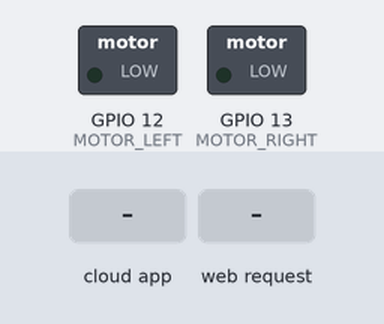
The sketch below on a simulated ESP32. Shown: switched loads named in the sketch (green lamp = pin HIGH). The inputs (shaded band) are chosen by the test bench. WiFi joins after 1.5 s; servers stay silent unless stated; the camera gives no picture; the Firebase database answers and starts empty; what the sketch prints to the serial monitor is not drawn.

Above: at 5.3 s.
5.4 s: the phone or cloud app sets distance to 25
At 7.0 s:
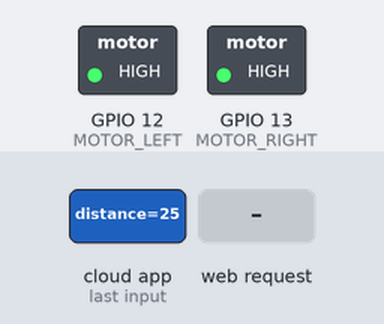
8.7 s: the phone or cloud app sets distance to 0
At 9.4 s:
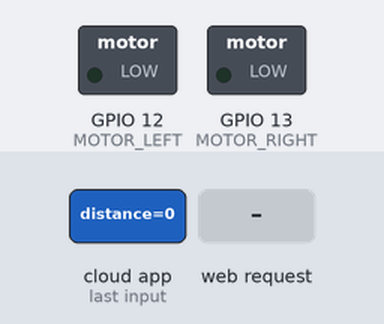
10.5 s: the phone or cloud app sets distance to 50
At 11.5 s:
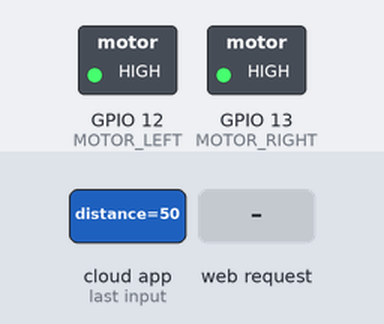
15.1 s: HTTP request GET /vibrate received
At 16.1 s:
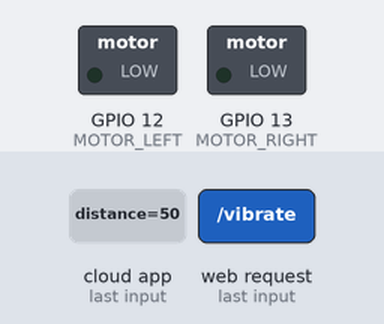
Timing chart, 0 to 18.0 s (numbered marks = the images above; inputs shaded):
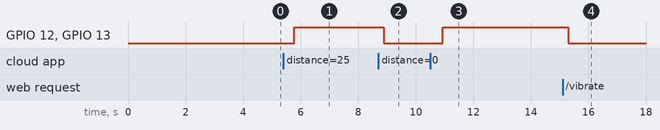

Measured:
- after the input at 5.4 s, GPIO 12 (MOTOR_LEFT), GPIO 13 (MOTOR_RIGHT): LOW → HIGH after 0.38 s
- after the input at 8.7 s, GPIO 12 (MOTOR_LEFT), GPIO 13 (MOTOR_RIGHT): HIGH → LOW after 0.18 s
- after the input at 10.5 s, GPIO 12 (MOTOR_LEFT), GPIO 13 (MOTOR_RIGHT): LOW → HIGH after 0.43 s
- after the input at 15.1 s, GPIO 12 (MOTOR_LEFT), GPIO 13 (MOTOR_RIGHT): HIGH → LOW after 0.20 s

The sketch:

esp32cam_NEW.ino
```cpp
#include <WiFi.h>
#include <Firebase_ESP_Client.h>
#include <WebServer.h>
#include <ESPmDNS.h>
#include "esp_camera.h"
#include "soc/soc.h"
#include "soc/rtc_cntl_reg.h"

// ================= WIFI =================
#define WIFI_SSID "enumatechz"
#define WIFI_PASSWORD "3numaTechn0l0gy"

// ================= FIREBASE =================
#define DATABASE_URL "https://senavision-id-default-rtdb.asia-southeast1.firebasedatabase.app/"
#define DATABASE_LEGACY_TOKEN "cY0AwFCw41qXIab0t3f4lU2P4exj376pxAiiDe6J"

FirebaseData fbdo;
FirebaseAuth auth;
FirebaseConfig config;

// ================= PIN MOTOR =================
#define MOTOR_LEFT 12
#define MOTOR_RIGHT 13

// ================= THRESHOLD =================
#define DISTANCE_THRESHOLD 150

float lastDistance = 999.0;
bool motorActive = false;

// ================= WEB SERVER =================
WebServer server(80);

// ================= CAMERA CONFIG =================
camera_config_t camera_config = {
  .pin_pwdn = 32,
  .pin_reset = -1,
  .pin_xclk = 0,
  .pin_sscb_sda = 26,
  .pin_sscb_scl = 27,
  .pin_d7 = 35,
  .pin_d6 = 34,
  .pin_d5 = 39,
  .pin_d4 = 36,
  .pin_d3 = 21,
  .pin_d2 = 19,
  .pin_d1 = 18,
  .pin_d0 = 5,
  .pin_vsync = 25,
  .pin_href = 23,
  .pin_pclk = 22,
  .xclk_freq_hz = 20000000,
  .ledc_timer = LEDC_TIMER_0,
  .ledc_channel = LEDC_CHANNEL_0,
  .pixel_format = PIXFORMAT_JPEG,
  .frame_size = FRAMESIZE_QVGA,
  .jpeg_quality = 12,
  .fb_count = 2
};

// ================= CORS HANDLERS =================
void sendCORS() {
  // CRITICAL: Send CORS headers for cross-origin requests
  // This allows browser to read response data (blob, image data, etc.)
  server.sendHeader("Access-Control-Allow-Origin", "*");
  server.sendHeader("Access-Control-Allow-Methods", "GET, POST, OPTIONS");
  server.sendHeader("Access-Control-Allow-Headers", "Content-Type, Cache-Control");
  server.sendHeader("Access-Control-Expose-Headers", "Content-Type, Content-Length");
  // Allow browser to cache response if needed
  server.sendHeader("Cache-Control", "no-cache, no-store, must-revalidate");
  server.sendHeader("Pragma", "no-cache");
  server.sendHeader("Expires", "0");
}

void handleOptions() {
  sendCORS();
  server.send(200);
}

// ================= MOTOR CONTROL =================
void updateMotorControl(int cmd, int pwmL, int pwmR) {
  FirebaseJson json;
  json.set("cmd", cmd);
  json.set("pwmL", pwmL);
  json.set("pwmR", pwmR);
  Firebase.RTDB.setJSON(&fbdo, "/motor", &json);
}

void controlMotor(bool activate) {
  if (activate && !motorActive) {
    digitalWrite(MOTOR_LEFT, HIGH);
    digitalWrite(MOTOR_RIGHT, HIGH);
    motorActive = true;
    updateMotorControl(1, 255, 255);
    Serial.println("📳 Motor ON (Object dekat)");
  }
  else if (!activate && motorActive) {
    digitalWrite(MOTOR_LEFT, LOW);
    digitalWrite(MOTOR_RIGHT, LOW);
    motorActive = false;
    updateMotorControl(0, 0, 0);
    Serial.println("⏹️ Motor OFF");
  }
}

// ================= VIBRATION HANDLER =================
void handleVibrate() {
  sendCORS();

  // Parse parameters
  String direction = server.arg("direction");
  String durationStr = server.arg("duration");
  String patternStr = server.arg("pattern");

  // Handle pattern vibration (Mario pattern, etc.)
  if (patternStr.length() > 0) {
    // Parse pattern: "125,75,125,275,..."
    int pattern[20]; // Max 20 values
    int patternCount = 0;
    int startIdx = 0;

    for (int i = 0; i <= patternStr.length() && patternCount < 20; i++) {
      if (i == patternStr.length() || patternStr.charAt(i) == ',') {
        if (i > startIdx) {
          pattern[patternCount] = patternStr.substring(startIdx, i).toInt();
          patternCount++;
        }
        startIdx = i + 1;
      }
    }

    // Execute pattern
    for (int i = 0; i < patternCount; i += 2) {
      int onDuration = pattern[i];
      int offDuration = (i + 1 < patternCount) ? pattern[i + 1] : 0;

      // Control motor based on direction
      if (direction == "left" || direction == "both" || direction.length() == 0) {
        digitalWrite(MOTOR_LEFT, HIGH);
      }
      if (direction == "right" || direction == "both" || direction.length() == 0) {
        digitalWrite(MOTOR_RIGHT, HIGH);
      }

      delay(onDuration);

      digitalWrite(MOTOR_LEFT, LOW);
      digitalWrite(MOTOR_RIGHT, LOW);

      if (offDuration > 0 && i + 1 < patternCount) {
        delay(offDuration);
      }
    }

    Serial.printf("📳 Vibration pattern executed: %s (direction: %s)\n", patternStr.c_str(), direction.length() > 0 ? direction.c_str() : "both");
    server.send(200, "text/plain", "OK");
    return;
  }

  // Handle simple duration vibration
  int duration = durationStr.toInt();
  if (duration <= 0) duration = 200; // Default 200ms

  // Control motor based on direction
  if (direction == "left" || direction == "both" || direction.length() == 0) {
    digitalWrite(MOTOR_LEFT, HIGH);
  }
  if (direction == "right" || direction == "both" || direction.length() == 0) {
    digitalWrite(MOTOR_RIGHT, HIGH);
  }

  delay(duration);

  digitalWrite(MOTOR_LEFT, LOW);
  digitalWrite(MOTOR_RIGHT, LOW);

  Serial.printf("📳 Vibration: %dms (direction: %s)\n", duration, direction.length() > 0 ? direction.c_str() : "both");
  server.send(200, "text/plain", "OK");
}

// ================= WEB ENDPOINTS =================
void handleStatus() {
  sendCORS();
  String json = "{\"status\":\"ok\",\"device\":\"esp32cam\",\"ip\":\"" + WiFi.localIP().toString() + "\"}";
  server.send(200, "application/json", json);
}

void handleCapture() {
  // CRITICAL: Send CORS headers FIRST before any content
  // This is essential for browser to allow reading image data as blob
  sendCORS();

  camera_fb_t *fb = esp_camera_fb_get();
  if (!fb) {
    // Send CORS headers even for error responses
    sendCORS();
    server.send(500, "text/plain", "Camera capture failed");
    return;
  }

  // Send Content-Type header
  server.sendHeader("Content-Type", "image/jpeg");
  server.sendHeader("Content-Length", String(fb->len));

  // Send response with status 200
  // Using send_P to send binary data efficiently
  server.send_P(200, "image/jpeg", (const char*)fb->buf, fb->len);

  // Return frame buffer to camera
  esp_camera_fb_return(fb);

  // Log successful capture (throttled to avoid spam)
  static uint32_t lastCaptureLog = 0;
  if (millis() - lastCaptureLog > 5000) {
    Serial.println("📸 /capture endpoint called - CORS headers sent");
    lastCaptureLog = millis();
  }
}

void handleStream() {
  // IMPORTANT: Send CORS headers FIRST before any content
  // This is critical for browser to allow reading pixel data from MJPEG stream
  sendCORS();

  // Send MJPEG stream headers
  // Note: Using sendContent for proper MJPEG stream format
  String response =
    "HTTP/1.1 200 OK\r\n"
    "Access-Control-Allow-Origin: *\r\n"
    "Access-Control-Allow-Methods: GET, POST, OPTIONS\r\n"
    "Access-Control-Allow-Headers: Content-Type, Cache-Control\r\n"
    "Access-Control-Expose-Headers: Content-Type, Content-Length\r\n"
    "Content-Type: multipart/x-mixed-replace; boundary=frame\r\n\r\n";

  server.sendContent(response);

  while (true) {
    camera_fb_t * fb = esp_camera_fb_get();
    if (!fb) {
      Serial.println("❌ Camera capture failed in stream");
      break;
    }

    // Send frame boundary
    server.sendContent("--frame\r\n");
    server.sendContent("Content-Type: image/jpeg\r\n");
    // IMPORTANT: Send CORS header with each frame chunk
    // Some browsers require CORS headers in multipart responses
    server.sendContent("Access-Control-Allow-Origin: *\r\n");
    server.sendContent("Content-Length: " + String(fb->len) + "\r\n\r\n");
    server.sendContent((const char*)fb->buf, fb->len);
    server.sendContent("\r\n");

    esp_camera_fb_return(fb);

    // Check if client is still connected
    if (!server.client().connected()) {
      Serial.println("Client disconnected");
      break;
    }

    delay(25); // ~40 FPS
  }
}

// ================= SETUP =================
void setup() {
  // Disable brownout detector
  WRITE_PERI_REG(RTC_CNTL_BROWN_OUT_REG, 0);

  Serial.begin(115200);
  delay(2000);
  Serial.println("\n\n🚀 ESP32-CAM Starting...\n");

  // Setup motor pins
  pinMode(MOTOR_LEFT, OUTPUT);
  pinMode(MOTOR_RIGHT, OUTPUT);
  digitalWrite(MOTOR_LEFT, LOW);
  digitalWrite(MOTOR_RIGHT, LOW);
  Serial.println("✅ Motor pins initialized (GPIO 12 & 13)");

  // Connect to WiFi
  WiFi.begin(WIFI_SSID, WIFI_PASSWORD);
  Serial.print("📡 Connecting to WiFi");
  while (WiFi.status() != WL_CONNECTED) {
    Serial.print(".");
    delay(300);
  }
  Serial.println("\n✅ WiFi Connected!");
  Serial.print("📡 IP Address: ");
  Serial.println(WiFi.localIP());

  // Initialize camera
  if (esp_camera_init(&camera_config) != ESP_OK) {
    Serial.println("❌ CAMERA INIT FAILED");
    return;
  }
  Serial.println("✅ Camera initialized");

  // Setup mDNS
  if (MDNS.begin("esp32cam")) {
    Serial.println("✅ mDNS active: http://esp32cam.local");
  } else {
    Serial.println("⚠️ mDNS failed");
  }

  // Register CORS OPTIONS handlers (for preflight requests)
  server.on("/status", HTTP_OPTIONS, handleOptions);
  server.on("/capture", HTTP_OPTIONS, handleOptions);
  server.on("/stream", HTTP_OPTIONS, handleOptions);
  server.on("/vibrate", HTTP_OPTIONS, handleOptions);

  // Register route handlers
  server.on("/status", handleStatus);
  server.on("/capture", handleCapture);
  server.on("/stream", handleStream);
  server.on("/vibrate", handleVibrate);

  // Start web server
  server.begin();
  Serial.println("✅ Web server running on port 80");
  Serial.println("\n📋 Available endpoints:");
  Serial.println("   - http://" + WiFi.localIP().toString() + "/status");
  Serial.println("   - http://" + WiFi.localIP().toString() + "/capture");
  Serial.println("   - http://" + WiFi.localIP().toString() + "/stream");
  Serial.println("   - http://" + WiFi.localIP().toString() + "/vibrate?duration=200&direction=both");
  Serial.println("   - http://" + WiFi.localIP().toString() + "/vibrate?pattern=125,75,125,275&direction=both");
  Serial.println("\n✅ ESP32-CAM Ready!\n");

  // Initialize Firebase
  config.database_url = DATABASE_URL;
  config.signer.tokens.legacy_token = DATABASE_LEGACY_TOKEN;
  Firebase.begin(&config, &auth);
  Firebase.reconnectWiFi(true);

  // Set initial Firebase status
  Firebase.RTDB.setBool(&fbdo, "/status/camera_online", true);
  Firebase.RTDB.setString(&fbdo, "/status/ip", WiFi.localIP().toString());
  Serial.println("✅ Firebase initialized");
}

// ================= LOOP =================
void loop() {
  // Handle web server requests
  server.handleClient();

  static uint32_t lastDistanceCheck = 0;
  static uint32_t lastFirebaseUpdate = 0;

  // Check distance from Firebase every 200ms
  if (millis() - lastDistanceCheck >= 200) {
    lastDistanceCheck = millis();

    float dist = 999;
    bool ok = false;

    // Try to get distance from Firebase
    if (Firebase.RTDB.getFloat(&fbdo, "/ml_results/distance")) {
      dist = fbdo.floatData();
      ok = true;
    }
    else if (Firebase.RTDB.getFloat(&fbdo, "/ml_results/min_distance")) {
      dist = fbdo.floatData();
      ok = true;
    }

    if (ok) {
      // Only log if distance changed significantly
      if (abs(dist - lastDistance) > 5.0) {
        Serial.printf("📏 Distance: %.1f cm\n", dist);
        lastDistance = dist;
      }

      // Control motor based on distance
      if (dist > 0 && dist < DISTANCE_THRESHOLD) {
        controlMotor(true);
      } else {
        controlMotor(false);
      }
    } else {
      // No distance data, turn off motor
      controlMotor(false);
    }
  }

  // Update Firebase status every 1 second
  if (millis() - lastFirebaseUpdate >= 1000) {
    lastFirebaseUpdate = millis();

    static uint32_t frameID = 0;
    Firebase.RTDB.setInt(&fbdo, "/esp32cam/frame_id", frameID++);
    Firebase.RTDB.setString(&fbdo, "/esp32cam/timestamp", String(millis()));

    // Only log every 10 seconds to reduce serial spam
    if (frameID % 10 == 0) {
      Serial.println("🔥 Firebase updated");
    }
  }
}
```
